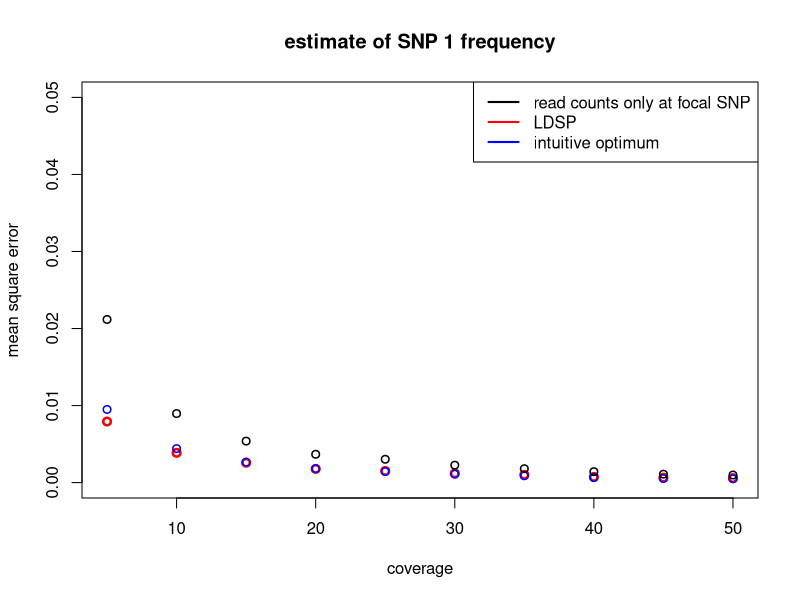

Here is the R script that generated this plot:
create_haps <- function(nsamp=100, per){
  # the only type of haplotypes in the pool are either 1-0 or 0-1 (for simplicity)
  # "per" specifies the percent of 1-0 haplotypes  
  haps = matrix(nrow = nsamp, ncol = 2, 0)
  no_10_haps = floor(per*nsamp)
  for (i in 1:no_10_haps){
    haps[i,1] = 1
    haps[i,2] = 0
  }
  for (i in (no_10_haps+1):nsamp){
    haps[i,1] = 0
    haps[i,2] = 1
  }
  return(haps)
}


# potential problem: sigma2 estimated to be < 1 (and even <0 in some cases)
findMLE <- function(obs, mu, Sigma, D){
  
  ll <- function(sigma2){
    cov_m = sigma2*Sigma + D
    sinv = solve(cov_m)
    
    # (from hand-out and verified with Wikipedia)
    logl = log(det(cov_m)) + (t(obs-mu)%*%sinv%*%(obs-mu))
    
    return(as.numeric(logl))
  }
  
  # note: optim actually minimizes
  return(optim(ll, par = 1, method = "L-BFGS-B", lower = 1, upper = 10)$par)
}

pool <- function(lambda, haps, nloci, nsamp){
  ## simulate pool sequencing ##
  y_obs = rep(0, nloci)
  n = rep(0, nloci)
  n_1 = rep(0, nloci)
  for (i in 1:nloci){
    
    # coverage
    n[i] = rpois(1, lambda)
    
    # ensure number haps sampled is below the number of samples in the pool
    n[i] = min(n[i], nsamp)
    # ensure sample at least 1 haplotype
    n[i] = max(1, n[i])
    
    # sample locus i from pool
    sampled = sample(haps[,i], n[i])
    
    # number of 1 alleles
    n_1[i] = sum(sampled)
  }
  return(rbind(n, n_1))
}

perform_LDSP <- function(y_obs, nloci, nsamp, haps, pos, n){
  
  # calculate distances between SNPs
  # for example if two SNPs at position 50 and 100
  # then d = 50 
  d = rep(0, nloci-1)
  for (i in 1:(nloci-1)){
    d[i] = as.numeric(pos[i+1])-as.numeric(pos[i])
  }

  epsilon = rep(0, nloci)
  for (i in 1:nloci){
    epsilon[i] = (y_obs[i]*(1-y_obs[i]))/n[i]
  }


  geo_sum = 0
  for (i in 1:(nsamp-1)){
    geo_sum = geo_sum + (1/i)
  }
  geo_sum = (1/geo_sum)
  theta = geo_sum/(nsamp + geo_sum)

  mu = (1-theta)*colMeans(haps) + I(theta/2)

  
  # in this case of only 1_0 and 0_1 haplotypes, cov_panel is singular
  cov_panel = cov(haps)
  
  S = matrix(nrow = nloci, ncol = nloci, 0)

  # rho = 4*N*c_j where c_j is the rate of cross-over per generation per basepair and N is the effective popsize
  # d_j = dist is the physical distance between SNPs j and j+1
  rho = 0 # no recombination
  for (i in 1:nloci){
    for (j in 1:nloci){
      if (i ==j){
        S[i,j] = cov_panel[i,j]
      }
      else{
        # distance between SNPs (e.g. SNP 1 and SNP 10)
        dist = sum(d[min(i,j):(max(i,j)-1)])
        
        # hypothetical effective popsize
        N = 1e4
        
        # since rho = 0, S[i,j] = cov_panel[i,j]
        S[i,j] = exp((-4*N*rho*dist)/nsamp)*cov_panel[i,j]
      }
    }
  }
  
  # no longer singular after the following operation
  Sigma = ((1-theta)^2)*S + I((theta/2)*(1-(theta/2)))
  Sigma[abs(Sigma) < 1e-8] = 0
  
  #sigma2 = findMLE(y_obs, mu, Sigma, diag(epsilon))
  sigma2 = 1
  
  # this is where the dispersion parameter comes in: eqn 13
  d = diag(1/epsilon)
  Sigma_i = solve(Sigma) # there is problems, when nloci is big, kappa(Sigma) is very large (1e36)
  Sigma_bar = solve((1/sigma2)*Sigma_i + d)
  theta_bar = as.vector(Sigma_bar%*%((1/sigma2)*Sigma_i%*%mu + d%*%y_obs))
  
  # posterior
  #return(theta_bar[1])

  mu_t = (mu[1]*Sigma_bar[1,1] - theta_bar[1]*Sigma[1,1])/(Sigma_bar[1,1] - Sigma[1,1])
  
  # likelihood
  return(mu_t)
  
}

mse <- function(y_hat, y){
  return(sum((y_hat-y)^2)/length(y))
}

nloci = 2
# physical position of the two SNPs
pos = c(50, 100)

# starting population
nsamp = 100
# 1_0 haplotype is at 10% frequency and 0_1 is at 90%
haps = create_haps(nsamp, 0.1)

# increase the 1_0 haplotype from 10% to 90% (simulate positive selection)
ev_haps = create_haps(nsamp, 0.9)


## code of testing ##
#haps = matrix(nrow = nsamp, ncol = 2, 0)
#for (i in 1:50){
#  haps[i,1] = 1
#  haps[i,2] = 0
#}
#for (i in 51:60){
#  haps[i,1] = 0
#  haps[i,2] = 1
#}

#for (i in 61:90){
#  haps[i,1] = 1
#  haps[i,2] = 1
#}
#ev_haps = haps
## end testing code ##


lambdas = seq(5, 50, by = 5)
l = length(lambdas)

mse_ldsp_est = rep(0, l)
mse_opt_est = rep(0, l)
mse_obs_est  = rep(0, l)

nreps = 1000

for (i in 1:l){
  
  # where to store estimates
  store_ldsp_est = rep(0,nreps)
  store_opt_est = rep(0, nreps)
  store_obs_est = rep(0, nreps)
  store_true_freq = rep(0, nreps)
  
  for (j in 1:nreps){
    
    # pooling
    lambda = lambdas[i] # coverage
    pooled_info =  pool(lambda, ev_haps, nloci, nsamp)
    n = pooled_info[1,]  # total read counts
    n_1 = pooled_info[2,] # counts of "1" allele
    
    # pseudo-counts
    y_obs = (n_1 + 0.5)/(n + 1)
    
    ldsp_est = perform_LDSP(y_obs, nloci, nsamp, haps, pos, n)
    
    # true pool freqency
    true_freq = colMeans(ev_haps)
    
    # only look at the estimates of SNP 1
    store_true_freq[j] = true_freq[1]
    store_opt_est[j] = (n_1[1] + (n[2]-n_1[2]))/ (n[1] + n[2])
    store_obs_est[j] = y_obs[1]
    #store_obs_est[j] = n_1[1]/n[1]
    store_ldsp_est[j] = ldsp_est
  }
  
  # calculate MSE
  mse_ldsp_est[i] = mse(store_ldsp_est, store_true_freq)
  mse_opt_est[i] = mse(store_opt_est, store_true_freq)
  mse_obs_est[i] = mse(store_obs_est, store_true_freq)

}


plot(lambdas, mse_ldsp_est, xlab = "coverage", ylab = "mean square error", col = "red", ylim = c(0,0.05), main = "estimate of SNP 1 frequency", lwd=2.5)
points(lambdas, mse_opt_est, col = "blue", lwd=1.5)
points(lambdas, mse_obs_est, lwd=1.5)
legend("topright", c("read counts only at focal SNP","LDSP", "intuitive optimum"), lty=c(1,1,1), lwd=c(2,2,2),col=c("black","red", "blue"))
